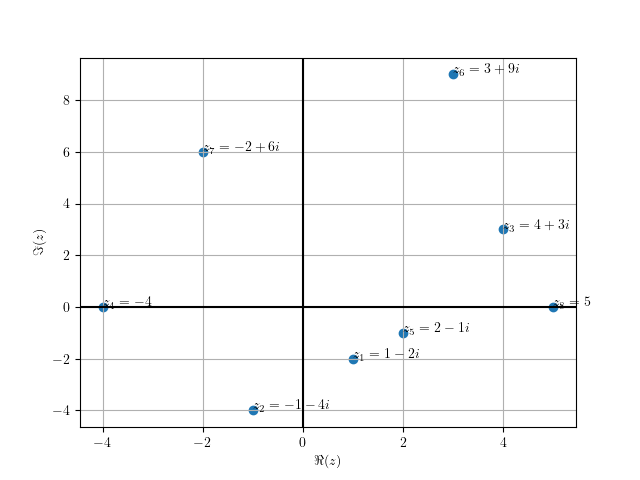

Generate this figure with Python:
# -*- coding: utf-8 -*-
"""
Created on Fri Mar  4 14:07:59 2022

@author: e_fmaill
"""
import matplotlib as mpl
mpl.rcParams['text.usetex'] = True
import matplotlib.pyplot as plt

# create data of complex numbers
data = [1-2j, -1-4j, 4+3j, -4, 2-1j, 3+9j, -2+6j, 5]
annotations = [r"$z_1=1-2i$", r"$z_2=-1-4i$", r"$z_3=4+3i$", r"$z_4=-4$", r"$z_5=2-1i$", r"$z_6=3+9i$", r"$z_7=-2+6i$", r"$z_8=5$"]
# extract real part
x = [ele.real for ele in data]
# extract imaginary part
y = [ele.imag for ele in data]
  
# plot the complex numbers
fig = plt.figure()
ax = fig.add_subplot(111)
#ax.set_aspect('equal', adjustable='box')
ax.axhline(y=0, color='k')
ax.axvline(x=0, color='k')
plt.scatter(x, y)
plt.ylabel('$\Im(z)$')
plt.xlabel('$\Re(z)$')
for i, label in enumerate(annotations):
    ax.annotate(label, (x[i], y[i]))
plt.grid('True', which='both')    
plt.savefig('complexes.png')
plt.close()

# create data of complex numbers
data = [1+2j, 1-2j, -4+3j, -4-3j]
annotations = [r'$z_1$', r'$\bar{z_1}$', r'$z_2$', r'$\bar{z_2}$']
# extract real part
x = [ele.real for ele in data]
# extract imaginary part
y = [ele.imag for ele in data]
# plot the complex numbers
fig = plt.figure()
ax = fig.add_subplot(111)
#ax.set_aspect('equal', adjustable='box')
ax.axhline(y=0, color='k')
ax.axvline(x=0, color='k')
plt.scatter(x, y)
plt.ylabel('$\Im(z)$')
plt.xlabel('$\Re(z)$')
for i, label in enumerate(annotations):
    ax.annotate(label, (x[i], y[i]))
plt.grid('True', which='both')
plt.savefig('conjugue.png')
plt.close()



